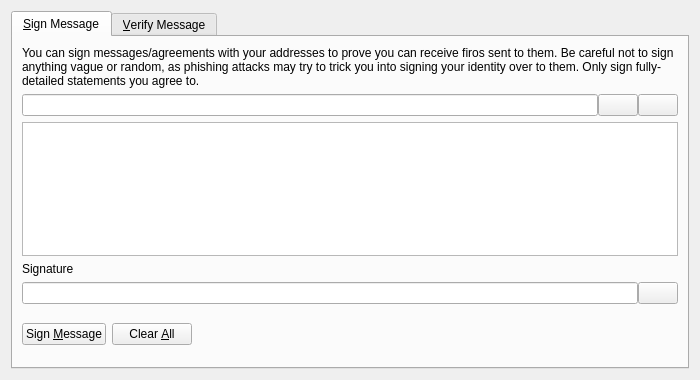
<?xml version="1.0" encoding="UTF-8"?>
<ui version="4.0">
 <class>SignVerifyMessageDialog</class>
 <widget class="QDialog" name="SignVerifyMessageDialog">
  <property name="geometry">
   <rect>
    <x>0</x>
    <y>0</y>
    <width>700</width>
    <height>380</height>
   </rect>
  </property>
  <property name="windowTitle">
   <string>Signatures - Sign / Verify a Message</string>
  </property>
  <property name="modal">
   <bool>true</bool>
  </property>
  <layout class="QVBoxLayout" name="verticalLayout">
   <item>
    <widget class="QTabWidget" name="tabWidget">
     <property name="currentIndex">
      <number>0</number>
     </property>
     <widget class="QWidget" name="tabSignMessage">
      <attribute name="title">
       <string>&amp;Sign Message</string>
      </attribute>
      <layout class="QVBoxLayout" name="verticalLayout_SM">
       <item>
        <widget class="QLabel" name="infoLabel_SM">
         <property name="text">
          <string>You can sign messages/agreements with your addresses to prove you can receive firos sent to them. Be careful not to sign anything vague or random, as phishing attacks may try to trick you into signing your identity over to them. Only sign fully-detailed statements you agree to.</string>
         </property>
         <property name="textFormat">
          <enum>Qt::PlainText</enum>
         </property>
         <property name="wordWrap">
          <bool>true</bool>
         </property>
        </widget>
       </item>
       <item>
        <layout class="QHBoxLayout" name="horizontalLayout_1_SM">
         <property name="spacing">
          <number>0</number>
         </property>
         <item>
          <widget class="QValidatedLineEdit" name="addressIn_SM">
           <property name="toolTip">
            <string>The Firo address to sign the message with</string>
           </property>
          </widget>
         </item>
         <item>
          <widget class="QPushButton" name="addressBookButton_SM">
           <property name="toolTip">
            <string>Choose previously used address</string>
           </property>
           <property name="text">
            <string/>
           </property>
           <property name="icon">
            <iconset resource="../bitcoin.qrc">
             <normaloff>:/icons/address-book</normaloff>:/icons/address-book</iconset>
           </property>
           <property name="shortcut">
            <string>Alt+A</string>
           </property>
           <property name="autoDefault">
            <bool>false</bool>
           </property>
          </widget>
         </item>
         <item>
          <widget class="QPushButton" name="pasteButton_SM">
           <property name="toolTip">
            <string>Paste address from clipboard</string>
           </property>
           <property name="text">
            <string/>
           </property>
           <property name="icon">
            <iconset resource="../bitcoin.qrc">
             <normaloff>:/icons/editpaste</normaloff>:/icons/editpaste</iconset>
           </property>
           <property name="shortcut">
            <string>Alt+P</string>
           </property>
           <property name="autoDefault">
            <bool>false</bool>
           </property>
          </widget>
         </item>
        </layout>
       </item>
       <item>
        <widget class="QPlainTextEdit" name="messageIn_SM">
         <property name="toolTip">
          <string>Enter the message you want to sign here</string>
         </property>
        </widget>
       </item>
       <item>
        <widget class="QLabel" name="signatureLabel_SM">
         <property name="text">
          <string>Signature</string>
         </property>
         <property name="textFormat">
          <enum>Qt::PlainText</enum>
         </property>
        </widget>
       </item>
       <item>
        <layout class="QHBoxLayout" name="horizontalLayout_2_SM">
         <property name="spacing">
          <number>0</number>
         </property>
         <item>
          <widget class="QLineEdit" name="signatureOut_SM">
           <property name="font">
            <font>
             <italic>true</italic>
            </font>
           </property>
           <property name="readOnly">
            <bool>true</bool>
           </property>
          </widget>
         </item>
         <item>
          <widget class="QPushButton" name="copySignatureButton_SM">
           <property name="toolTip">
            <string>Copy the current signature to the system clipboard</string>
           </property>
           <property name="text">
            <string/>
           </property>
           <property name="icon">
            <iconset resource="../bitcoin.qrc">
             <normaloff>:/icons/editcopy</normaloff>:/icons/editcopy</iconset>
           </property>
           <property name="autoDefault">
            <bool>false</bool>
           </property>
          </widget>
         </item>
        </layout>
       </item>
       <item>
        <layout class="QHBoxLayout" name="horizontalLayout_3_SM">
         <item>
          <widget class="QPushButton" name="signMessageButton_SM">
           <property name="toolTip">
            <string>Sign the message to prove you own this Firo address</string>
           </property>
           <property name="text">
            <string>Sign &amp;Message</string>
           </property>
           <property name="autoDefault">
            <bool>false</bool>
           </property>
          </widget>
         </item>
         <item>
          <widget class="QPushButton" name="clearButton_SM">
           <property name="toolTip">
            <string>Reset all sign message fields</string>
           </property>
           <property name="text">
            <string>Clear &amp;All</string>
           </property>
           <property name="autoDefault">
            <bool>false</bool>
           </property>
          </widget>
         </item>
         <item>
          <spacer name="horizontalSpacer_1_SM">
           <property name="orientation">
            <enum>Qt::Horizontal</enum>
           </property>
           <property name="sizeHint" stdset="0">
            <size>
             <width>40</width>
             <height>48</height>
            </size>
           </property>
          </spacer>
         </item>
         <item>
          <widget class="QLabel" name="statusLabel_SM">
           <property name="font">
            <font>
             <weight>75</weight>
             <bold>true</bold>
            </font>
           </property>
           <property name="text">
            <string/>
           </property>
           <property name="wordWrap">
            <bool>true</bool>
           </property>
          </widget>
         </item>
         <item>
          <spacer name="horizontalSpacer_2_SM">
           <property name="orientation">
            <enum>Qt::Horizontal</enum>
           </property>
           <property name="sizeHint" stdset="0">
            <size>
             <width>40</width>
             <height>48</height>
            </size>
           </property>
          </spacer>
         </item>
        </layout>
       </item>
      </layout>
     </widget>
     <widget class="QWidget" name="tabVerifyMessage">
      <attribute name="title">
       <string>&amp;Verify Message</string>
      </attribute>
      <layout class="QVBoxLayout" name="verticalLayout_VM">
       <item>
        <widget class="QLabel" name="infoLabel_VM">
         <property name="text">
          <string>Enter the receiver's address, message (ensure you copy line breaks, spaces, tabs, etc. exactly) and signature below to verify the message. Be careful not to read more into the signature than what is in the signed message itself, to avoid being tricked by a man-in-the-middle attack. Note that this only proves the signing party receives with the address, it cannot prove sendership of any transaction!</string>
         </property>
         <property name="textFormat">
          <enum>Qt::PlainText</enum>
         </property>
         <property name="alignment">
          <set>Qt::AlignLeading|Qt::AlignLeft|Qt::AlignTop</set>
         </property>
         <property name="wordWrap">
          <bool>true</bool>
         </property>
        </widget>
       </item>
       <item>
        <layout class="QHBoxLayout" name="horizontalLayout_1_VM">
         <property name="spacing">
          <number>0</number>
         </property>
         <item>
          <widget class="QValidatedLineEdit" name="addressIn_VM">
           <property name="toolTip">
            <string>The Firo address the message was signed with</string>
           </property>
          </widget>
         </item>
         <item>
          <widget class="QPushButton" name="addressBookButton_VM">
           <property name="toolTip">
            <string>Choose previously used address</string>
           </property>
           <property name="text">
            <string/>
           </property>
           <property name="icon">
            <iconset resource="../bitcoin.qrc">
             <normaloff>:/icons/address-book</normaloff>:/icons/address-book</iconset>
           </property>
           <property name="shortcut">
            <string>Alt+A</string>
           </property>
           <property name="autoDefault">
            <bool>false</bool>
           </property>
          </widget>
         </item>
        </layout>
       </item>
       <item>
        <widget class="QPlainTextEdit" name="messageIn_VM"/>
       </item>
       <item>
        <widget class="QValidatedLineEdit" name="signatureIn_VM"/>
       </item>
       <item>
        <layout class="QHBoxLayout" name="horizontalLayout_2_VM">
         <item>
          <widget class="QPushButton" name="verifyMessageButton_VM">
           <property name="toolTip">
            <string>Verify the message to ensure it was signed with the specified Firo address</string>
           </property>
           <property name="text">
            <string>Verify &amp;Message</string>
           </property>
           <property name="autoDefault">
            <bool>false</bool>
           </property>
          </widget>
         </item>
         <item>
          <widget class="QPushButton" name="clearButton_VM">
           <property name="toolTip">
            <string>Reset all verify message fields</string>
           </property>
           <property name="text">
            <string>Clear &amp;All</string>
           </property>
           <property name="autoDefault">
            <bool>false</bool>
           </property>
          </widget>
         </item>
         <item>
          <spacer name="horizontalSpacer_1_VM">
           <property name="orientation">
            <enum>Qt::Horizontal</enum>
           </property>
           <property name="sizeHint" stdset="0">
            <size>
             <width>40</width>
             <height>48</height>
            </size>
           </property>
          </spacer>
         </item>
         <item>
          <widget class="QLabel" name="statusLabel_VM">
           <property name="font">
            <font>
             <weight>75</weight>
             <bold>true</bold>
            </font>
           </property>
           <property name="text">
            <string/>
           </property>
           <property name="wordWrap">
            <bool>true</bool>
           </property>
          </widget>
         </item>
         <item>
          <spacer name="horizontalSpacer_2_VM">
           <property name="orientation">
            <enum>Qt::Horizontal</enum>
           </property>
           <property name="sizeHint" stdset="0">
            <size>
             <width>40</width>
             <height>48</height>
            </size>
           </property>
          </spacer>
         </item>
        </layout>
       </item>
      </layout>
     </widget>
    </widget>
   </item>
  </layout>
 </widget>
 <customwidgets>
  <customwidget>
   <class>QValidatedLineEdit</class>
   <extends>QLineEdit</extends>
   <header>qvalidatedlineedit.h</header>
  </customwidget>
 </customwidgets>
 <resources>
  <include location="../bitcoin.qrc"/>
 </resources>
 <connections/>
</ui>
